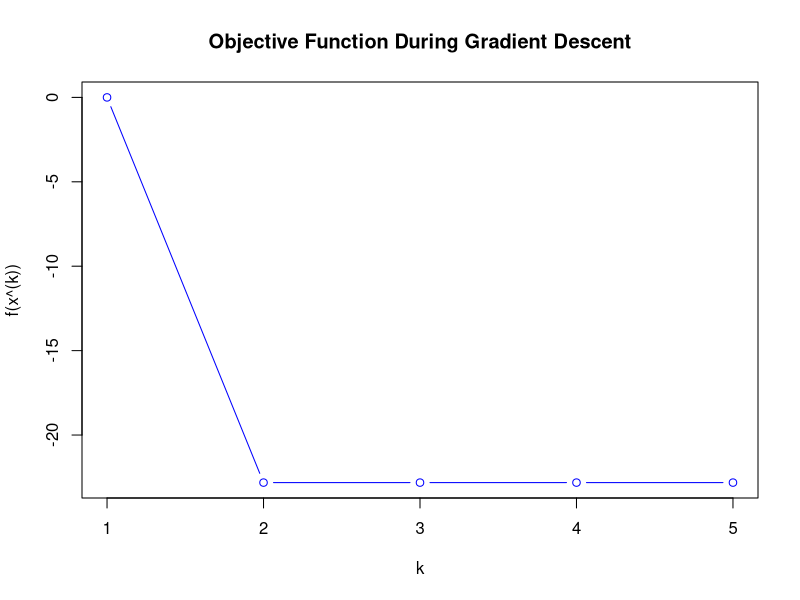
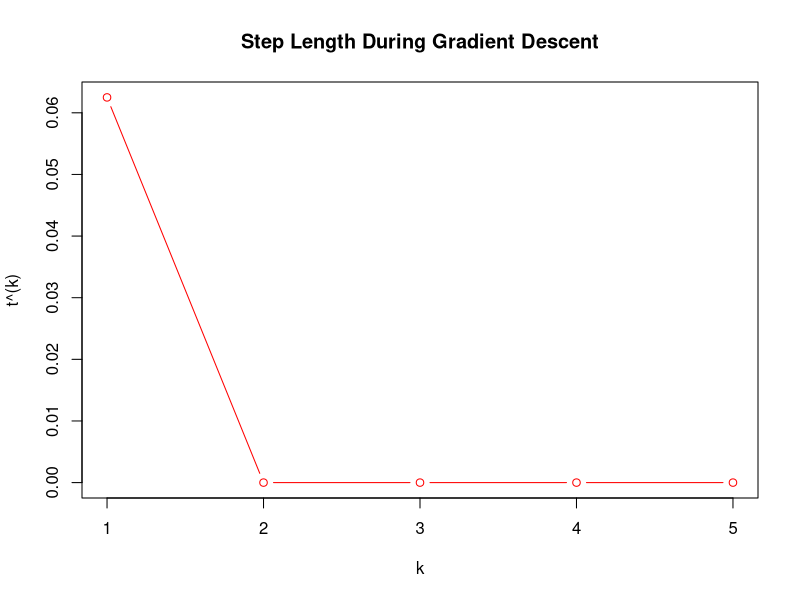
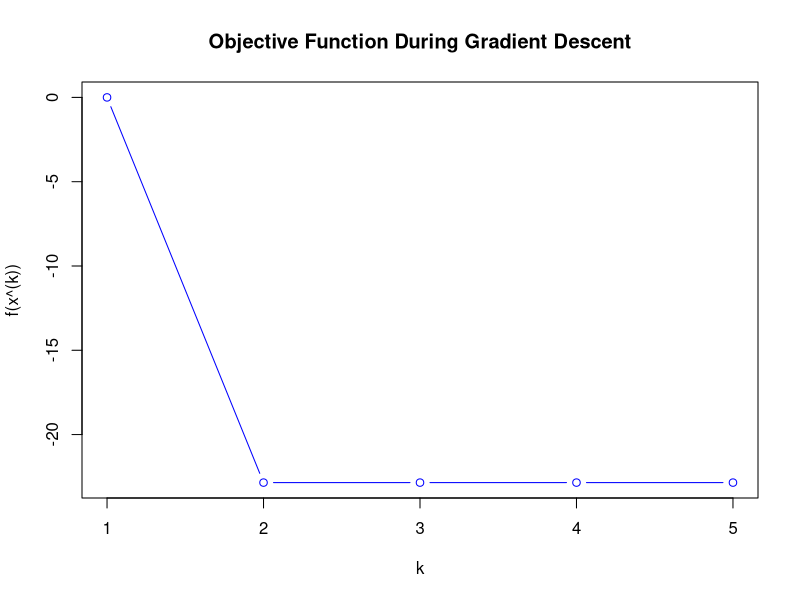
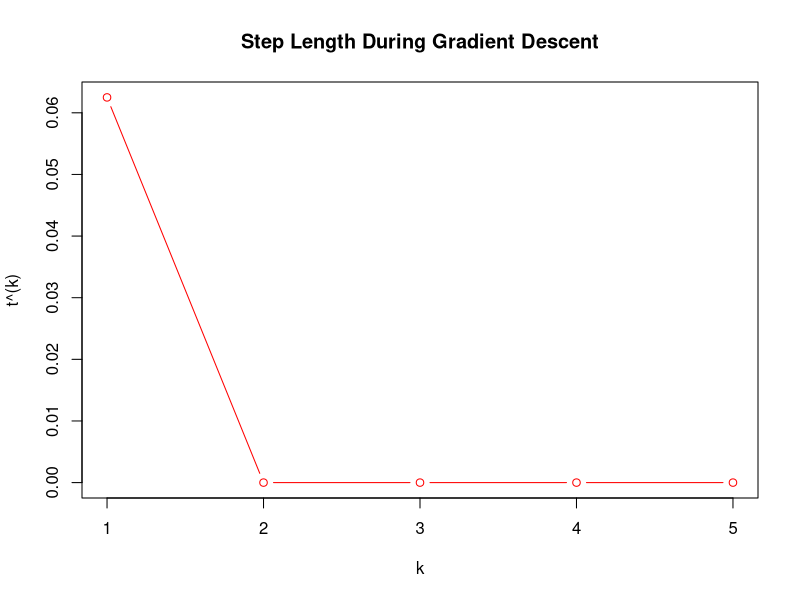
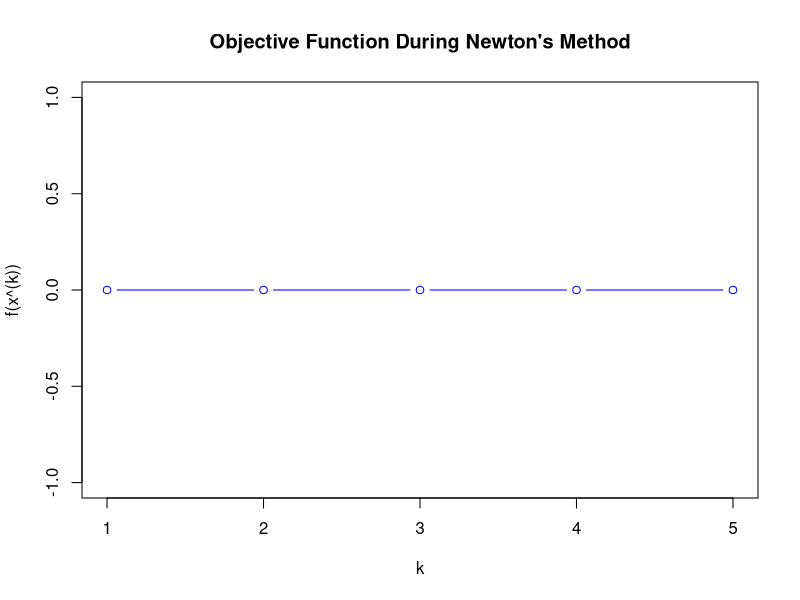
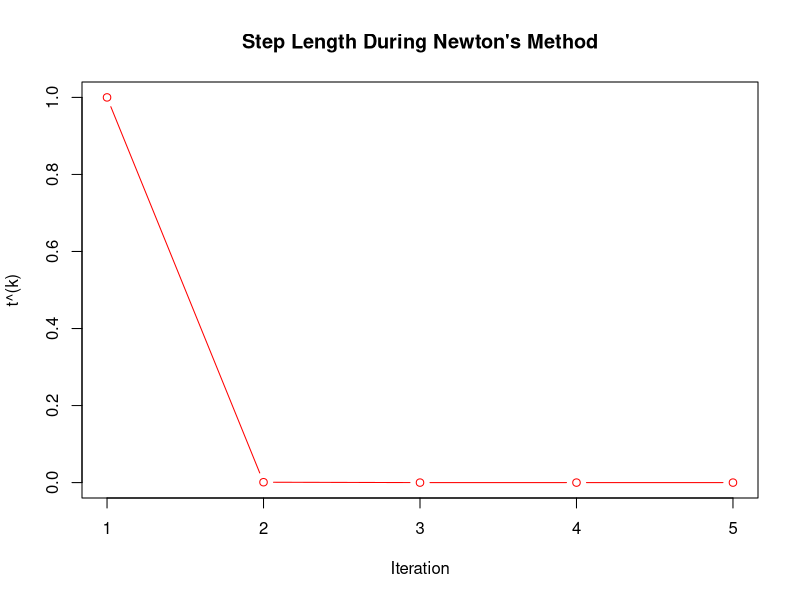
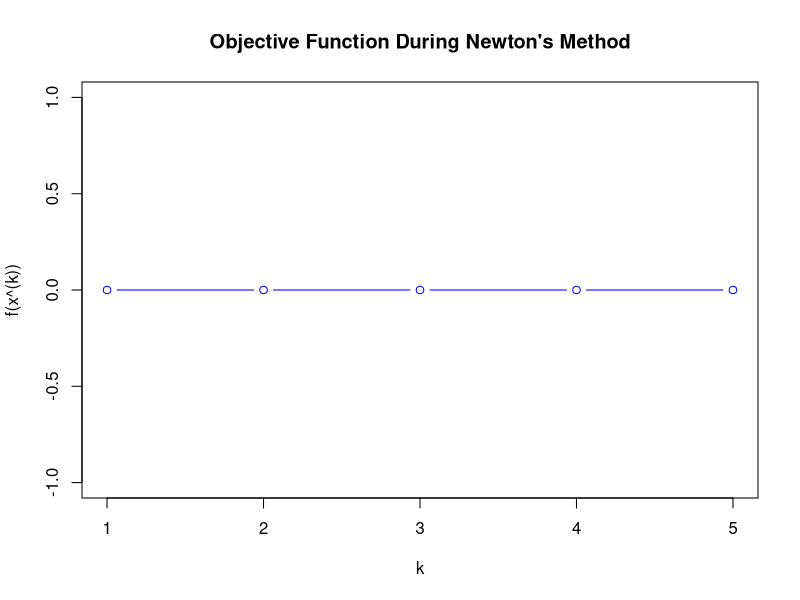
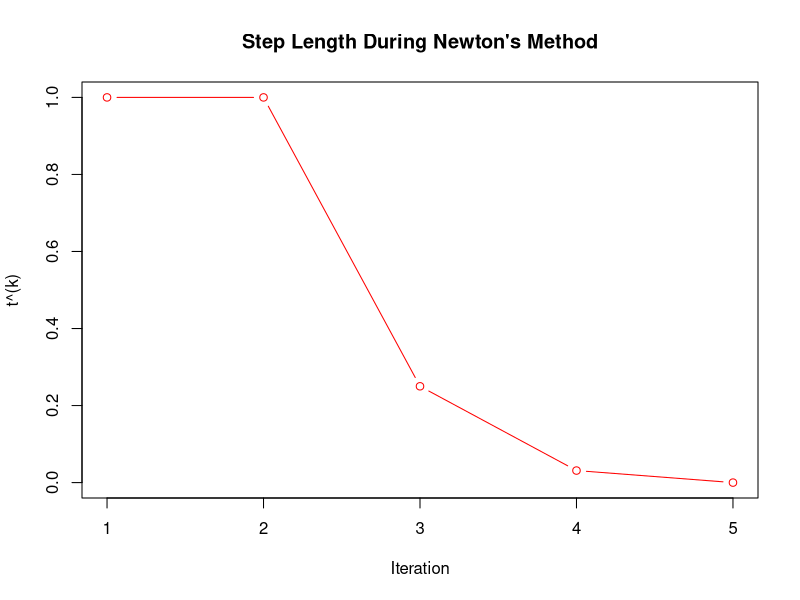

Source code (R) for these figures, in order:
## ---- chunk 1
gamma <- 0.01
beta <- 0.5
max_i <- 5
eta <- 0.01

# size
m <- 20
n <- 10

# initialization
x <- rep(0, n) 
A <- matrix(runif(m * n), nrow = m)

Ax <- A %*% x

# storage
values <- numeric(max_i)
steplen <- numeric(max_i)
n_i <- numeric(max_i)

# defination of function
f <- function(x, Ax) {
  -sum(log(1 - Ax)) - sum(log(1 + x)) - sum(log(1 - x))
}

gradient <- function(x, Ax, A) {
  t(A) %*% (1 / (1 - Ax)) - 1 / (1 + x) - 1 / (1 - x)
}

# for loop
for (i in 1:max_i) {
  # f(x)
  val <- f(x, Ax)
  
  # Df(x)
  grad <- gradient(x, Ax, A)
  
  # store iteration values
  n_i[i] <- i
  values[i] <- val
  
  # stop statement: ||Df(x)||_2 \leq \eta
  if (is.infinite(norm(grad, type = "2")) || is.na(norm(grad, type = "2"))) {
    break
  } else if (norm(grad, type = "2") < eta) {
    values <- values[1:i]  
    n_i <- n_i[1:i]
    break
  }
  
  # direction of gradient method
  v <- -grad
  
  # backtracking line search: loop for t
  t <- 1
  
  while (max(A %*% (x + t * v)) >= 1 || max(x + t * v) >= 1 || min(x + t * v) <= -1) {
    t <- beta * t
  }
  
  # Ensure to update Ax only once per iteration
  new_x <- x + t * v
  new_Ax <- A %*% new_x
  
  # Corrected position of the while loop condition check
  while (f(new_x, new_Ax) > val + gamma * t * crossprod(grad, v)) {
    t <- beta * t
    new_x <- x + t * v
    new_Ax <- A %*% new_x
  }
  
  # iteration
  x <- new_x
  Ax <- new_Ax
  
  # store iteration step length
  steplen[i] <- t
  
  # Corrected progress message variable
  cat("i:", i, "Value:", val,"Step Length:", t, "\n")
}


plot(values, type = 'b', col = 'blue', xlab = 'k', ylab = 'f(x^(k))', main = 'Objective Function During Gradient Descent')


plot(steplen, type = 'b', col = 'red', xlab = 'k', ylab = 't^(k)', main = 'Step Length During Gradient Descent')


## ---- chunk 2
# different size
gamma <- 0.01
beta <- 0.5
max_i <- 5
eta <- 0.01

# size
m <- 20
n <- 10

# initialization
x <- rep(0, n) 
A <- matrix(runif(m * n), nrow = m)

Ax <- A %*% x

# storage
values <- numeric(max_i)
steplen <- numeric(max_i)

# defination of function
f <- function(x, Ax) {
  -sum(log(1 - Ax)) - sum(log(1 + x)) - sum(log(1 - x))
}

gradient <- function(x, Ax, A) {
  t(A) %*% (1 / (1 - Ax)) - 1 / (1 + x) - 1 / (1 - x)
}

# for loop
for (i in 1:max_i) {
  # f(x)
  val <- f(x, Ax)
  
  # Df(x)
  grad <- gradient(x, Ax, A)
  
  # store iteration values
  values[i] <- val
  
  # stop statement: ||Df(x)||_2 \leq \eta
  if (is.infinite(norm(grad, type = "2")) || is.na(norm(grad, type = "2"))) {
    break
  } else if (norm(grad, type = "2") < eta) {
    values <- values[1:i]  
    n_i <- n_i[1:i]
    break
  }
  
  # direction of gradient method
  v <- -grad
  
  # backtracking line search: loop for t
  t <- 1
  
  while (max(A %*% (x + t * v)) >= 1 || max(x + t * v) >= 1 || min(x + t * v) <= -1) {
    t <- beta * t
  }
  
  # Ensure to update Ax only once per iteration
  new_x <- x + t * v
  new_Ax <- A %*% new_x
  
  # Corrected position of the while loop condition check
  while (f(new_x, new_Ax) > val + gamma * t * crossprod(grad, v)) {
    t <- beta * t
    new_x <- x + t * v
    new_Ax <- A %*% new_x
  }
  
  # iteration
  x <- new_x
  Ax <- new_Ax
  
  # store iteration step length
  steplen[i] <- t
  
  # Corrected progress message variable
  cat("i:", i, "Value:", val,"Step Length:", t, "\n")
}


plot(values, type = 'b', col = 'blue', xlab = 'k', ylab = 'f(x^(k))', main = 'Objective Function During Gradient Descent')


plot(steplen, type = 'b', col = 'red', xlab = 'k', ylab = 't^(k)', main = 'Step Length During Gradient Descent')
## ---- chunk 3
gamma <- 0.01
beta <- 0.5
max_i <- 5
eta <- 0.01

# size
m <- 10
n <- 10

# initialization
x <- rep(0, n) 
A <- matrix(runif(m * n), nrow = m)

Ax <- A %*% x

# defination of function
f <- function(x, Ax) {
  -sum(log(1 - Ax)) - sum(log(1 + x)) - sum(log(1 - x))
}

gradient <- function(x, Ax, A) {
  t(A) %*% (1 / (1 - Ax)) - 1 / (1 + x) - 1 / (1 - x)
}

hess <- function(x, Ax, A) {
  d <- 1 / ((1 - Ax)^2)
  diag_d <- diag(as.vector(d))
  H <- t(A) %*% diag_d %*% A + diag(1 / ((1 + x)^2)) + diag(1 / ((1 - x)^2))
  return(H)
}


# storage
values <- numeric(max_i)
steplen <- numeric(max_i)


# for loop
for (i in 1:max_i) {
  Ax <- A %*% x
  # f(x)
  val <- f(x, Ax)
  
  # Df(x)
  grad <- gradient(x, Ax, A)

  # Hessian
  H <- hess(x, Ax, A)
  
  # v and <t,v>
  v <- solve(H, -grad)
  fprime <- t(grad) %*% v
  
  # stop statement: \lambda_2
  if (abs(fprime) < eta) {
    break
  }
  
  # backtracking line search: loop for t
  t <- 1
  while (max(A %*% (x + t * v)) >= 1 || max(x + t * v) >= 1 || min(x + t * v) <= -1) {
    t <- beta * t
  }
  
  new_x <- x + t * v
  new_Ax <- A %*% new_x
  
  while (f(new_x, new_Ax) > val + gamma * t * fprime) {
    t <- beta * t
    new_x <- x + t * v
    new_Ax <- A %*% new_x
  }
  
  # iteration
  x <- new_x
  Ax <- new_Ax
  
  # store iteration step length
  steplen[i] <- t
  
  cat("i:", i, "Value:", val, "Step Length:", t, "\n")
}

# Plotting
plot(values, type = 'b', col = 'blue', xlab = 'k', ylab = 'f(x^(k))', main = 'Objective Function During Newton\'s Method')
plot(steplen, type = 'b', col = 'red', xlab = 'Iteration', ylab = 't^(k)', main = 'Step Length During Newton\'s Method')
## ---- chunk 4
gamma <- 0.01
beta <- 0.5
max_i <- 5
eta <- 0.01

# size
m <- 200
n <- 100

# initialization
x <- rep(0, n) 
A <- matrix(runif(m * n), nrow = m)

Ax <- A %*% x

# defination of function
f <- function(x, Ax) {
  -sum(log(1 - Ax)) - sum(log(1 + x)) - sum(log(1 - x))
}

gradient <- function(x, Ax, A) {
  t(A) %*% (1 / (1 - Ax)) - 1 / (1 + x) - 1 / (1 - x)
}

hess <- function(x, Ax, A) {
  d <- 1 / ((1 - Ax)^2)
  diag_d <- diag(as.vector(d))
  H <- t(A) %*% diag_d %*% A + diag(1 / ((1 + x)^2)) + diag(1 / ((1 - x)^2))
  return(H)
}


# storage
values <- numeric(max_i)
steplen <- numeric(max_i)


# for loop
for (i in 1:max_i) {
  Ax <- A %*% x
  # f(x)
  val <- f(x, Ax)
  
  # Df(x)
  grad <- gradient(x, Ax, A)

  # Hessian
  H <- hess(x, Ax, A)
  
  # v and <t,v>
  v <- solve(H, -grad)
  fprime <- t(grad) %*% v
  
  # stop statement: \lambda_2
  if (abs(fprime) < eta) {
    break
  }
  
  # backtracking line search: loop for t
  t <- 1
  while (max(A %*% (x + t * v)) >= 1 || max(x + t * v) >= 1 || min(x + t * v) <= -1) {
    t <- beta * t
  }
  
  new_x <- x + t * v
  new_Ax <- A %*% new_x
  
  while (f(new_x, new_Ax) > val + gamma * t * fprime) {
    t <- beta * t
    new_x <- x + t * v
    new_Ax <- A %*% new_x
  }
  
  # iteration
  x <- new_x
  Ax <- new_Ax
  
  # store iteration step length
  steplen[i] <- t
  
  cat("i:", i, "Value:", val, "Step Length:", t, "\n")
}

# Plotting
plot(values, type = 'b', col = 'blue', xlab = 'k', ylab = 'f(x^(k))', main = 'Objective Function During Newton\'s Method')
plot(steplen, type = 'b', col = 'red', xlab = 'Iteration', ylab = 't^(k)', main = 'Step Length During Newton\'s Method')
## ---- chunk 5
gamma <- 0.01
beta <- 0.5
max_i <- 5
eta <- 0.01
N=2

# size
m <- 10
n <- 10

# initialization
x <- rep(0, n) 
A <- matrix(runif(m * n), nrow = m)

Ax <- A %*% x

# defination of function
f <- function(x, Ax) {
  -sum(log(1 - Ax)) - sum(log(1 + x)) - sum(log(1 - x))
}

gradient <- function(x, Ax, A) {
  t(A) %*% (1 / (1 - Ax)) - 1 / (1 + x) - 1 / (1 - x)
}

hess <- function(x, Ax, A) {
  d <- 1 / ((1 - Ax)^2)
  diag_d <- diag(as.vector(d))
  H <- t(A) %*% diag_d %*% A + diag(1 / ((1 + x)^2)) + diag(1 / ((1 - x)^2))
  return(H)
}


# storage
values <- numeric(max_i)
steplen <- numeric(max_i)
hessian_counter <- N

# for loop
for (i in 1:max_i) {
  Ax <- A %*% x
  # f(x)
  val <- f(x, Ax)
  
  # Df(x)
  grad <- gradient(x, Ax, A)

  # Hessian
  if (hessian_counter >= N) {
    H <- hess(x, Ax, A)
    hessian_counter <- 0 
  }
  
  # v and <t,v>
  v <- solve(H, -grad)
  fprime <- t(grad) %*% v
  
  # stop statement: \lambda_2
  if (abs(fprime) < eta) {
    break
  }
  
  # backtracking line search: loop for t
  t <- 1
  while (max(A %*% (x + t * v)) >= 1 || max(x + t * v) >= 1 || min(x + t * v) <= -1) {
    t <- beta * t
  }
  
  new_x <- x + t * v
  new_Ax <- A %*% new_x
  
  while (f(new_x, new_Ax) > val + gamma * t * fprime) {
    t <- beta * t
    new_x <- x + t * v
    new_Ax <- A %*% new_x
  }
  
  # iteration
  x <- new_x
  Ax <- new_Ax
  
  # store iteration step length
  steplen[i] <- t

  # Update Hessian counter
  hessian_counter <- hessian_counter + 1

  cat("i:", i, "Value:", val, "Step Length:", t, "\n")
}

# Plotting
plot(values, type = 'b', col = 'blue', xlab = 'k', ylab = 'f(x^(k))', main = 'Objective Function During Newton\'s Method')
plot(steplen, type = 'b', col = 'red', xlab = 'k', ylab = 't^(k)', main = 'Step Length During Newton\'s Method')
## ---- chunk 6
gamma <- 0.01
beta <- 0.5
max_i <- 5
eta <- 0.01
N=2

# size
m <- 10
n <- 10

# initialization
x <- rep(0, n) 
A <- matrix(runif(m * n), nrow = m)

Ax <- A %*% x

# defination of function
f <- function(x, Ax) {
  -sum(log(1 - Ax)) - sum(log(1 + x)) - sum(log(1 - x))
}

gradient <- function(x, Ax, A) {
  t(A) %*% (1 / (1 - Ax)) - 1 / (1 + x) - 1 / (1 - x)
}

# Modified
hess_diag <- function(x, Ax, A) {
  d <- 1 / ((1 - Ax)^2)
  # Diagonal Hessian approximation
  diag_H <- 1 / ((1 - x)^2) + 1 / ((1 + x)^2) + (t(A) * A) %*% d
  H_diag <- diag(diag(diag_H))
  return(H_diag)
}


# storage
values <- numeric(max_i)
steplen <- numeric(max_i)

# for loop
for (i in 1:max_i) {
  Ax <- A %*% x
  # f(x)
  val <- f(x, Ax)
  
  # Df(x)
  grad <- gradient(x, Ax, A)

  # Hessian diagonal approximation
  H_diag <- hess_diag(x, Ax, A)
  
  # Inverse of diag_H approximation
  H_inv <- 1 / diag(H_diag)

  # v and <t,v>
  v <- H_inv * (-grad)
  fprime <- sum(grad * v)
  
  # stop statement: \lambda^2 / 2
  if (abs(fprime / 2) < eta) {
    break
  }
  
  # backtracking line search: loop for t
  t <- 1
  while (max(A %*% (x + t * v)) >= 1 || max(x + t * v) >= 1 || min(x + t * v) <= -1) {
    t <- beta * t
  }
  
  new_x <- x + t * v
  new_Ax <- A %*% new_x
  
  while (f(new_x, new_Ax) > val + gamma * t * fprime) {
    t <- beta * t
    new_x <- x + t * v
    new_Ax <- A %*% new_x
  }
  
  # iteration
  x <- new_x
  Ax <- new_Ax
  
  # store iteration step length
  steplen[i] <- t
  
  cat("i:", i, "Value:", val, "Step Length:", t, "\n")
}

# Plotting
plot(values, type = 'b', col = 'blue', xlab = 'k', ylab = 'f(x^(k))', main = 'Objective Function During Newton\'s Method')
plot(steplen, type = 'b', col = 'red', xlab = 'k', ylab = 't^(k)', main = 'Step Length During Newton\'s Method')
